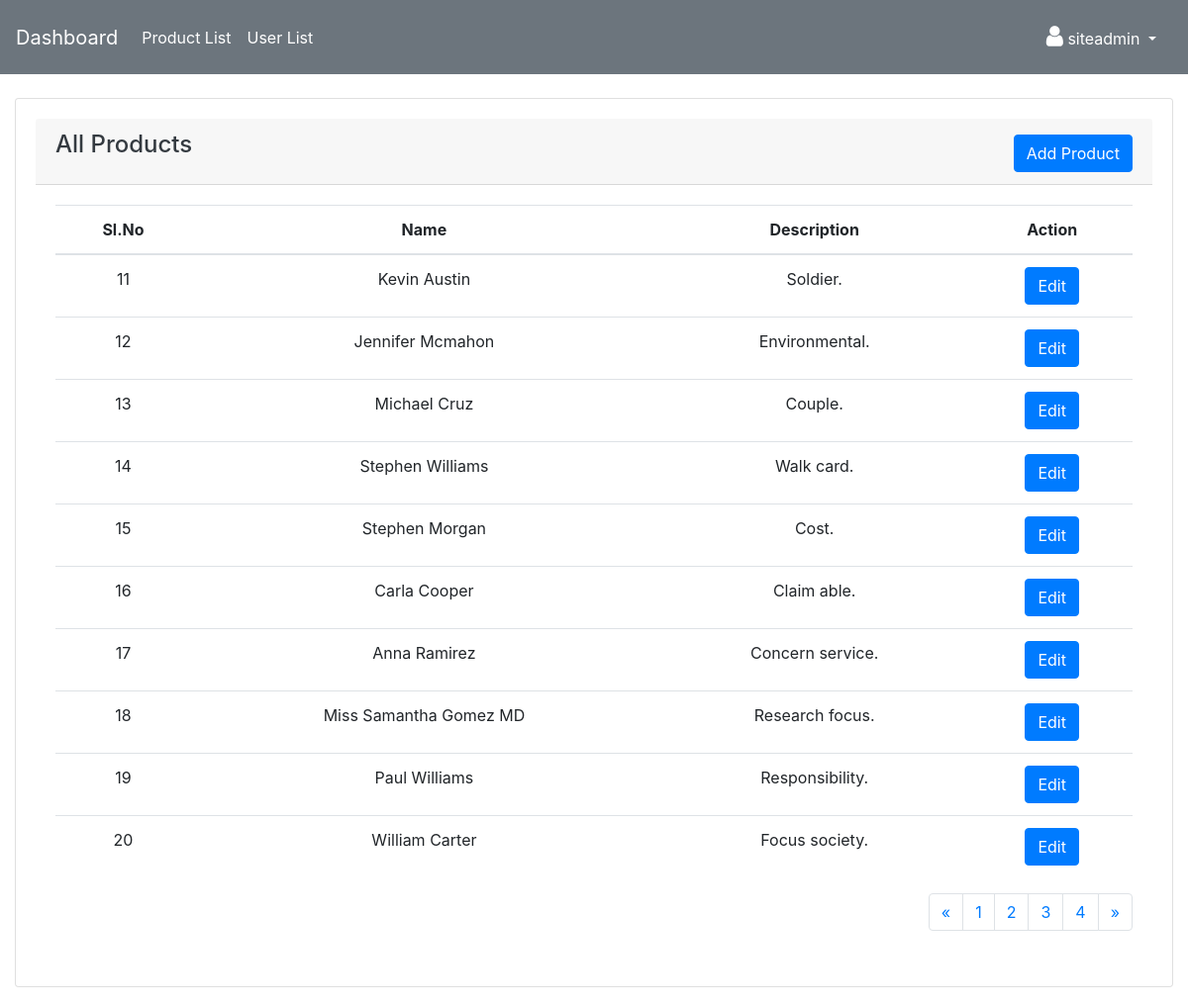
Screenshot of /mngr/products/?page=2 (signed in) with the database file from the repository.
### mngr/models.py (models this page shows, shortened)
class Product(models.Model):
    name = models.CharField(max_length=100)
    description = models.CharField(max_length=255)
    created_by = models.ForeignKey(User,on_delete=models.CASCADE)
    created_at = models.DateTimeField(auto_now=True)

### mngr/views.py (the view)
# urls.py: path('products/',views.productsList,name='product_list'),
@login_required(login_url='/mngr/')
def productsList(request):
    results = Product.objects.order_by('-id').all()
    products = Paginator(results,10)
    page_number = request.GET.get("page")
    page_obj = products.get_page(page_number)
    return render(request,'products/index.html',locals())

### mngr/templates/products/index.html (shortened to what this page needs)
{% extends 'adm_template.html' %}
{% block content %}
<div class="row">
    <div class="col-md-12">
        <div class="card">
            <div class="card-header">
                <h4 class="text-dark">All Products</h4>
                <a href="{% url 'add_product' %}" class="btn btn-primary" style="float:right;margin-top: -33px;">Add Product</a>
              </div>
            <div class="card-body">
                <table class="table">
                    <thead>
                      <tr>
                        <th scope="col">Sl.No</th>
                        <th scope="col">Name</th>
                        <th scope="col">Description</th>
                        <th scope="col">Action</th>
                      </tr>
                    </thead>
                    <tbody>
                        {% if page_obj %}
                        {% for item in page_obj %}
                        <tr>
                            <td>{{page_obj.start_index|add:forloop.counter0}}</td>
                            <td>{{ item.name}}</td>
                            <td>{{ item.description}}</td>
                            <td>
                              <a href="{% url 'edit_product' item.id %}" class="btn btn-primary">Edit</a>
                            </td>
                        </tr>
                        {% endfor %}
                        {% endif %}
                    </tbody>
                  </table>
                  <div class="paginate">
                    {% include 'layout/pagination.html' %}
                  </div>
            </div>
          </div>
    </div>
</div>
{% endblock content %}

### templates/adm_template.html (shortened to what this page needs)
<!DOCTYPE html>
<html>
<head>
  <link rel="stylesheet" href="https://maxcdn.bootstrapcdn.com/bootstrap/4.3.1/css/bootstrap.min.css">
  <link rel="stylesheet" href="https://cdnjs.cloudflare.com/ajax/libs/font-awesome/4.7.0/css/font-awesome.min.css">
</head>
<body>
  <nav class="navbar navbar-expand-lg navbar-light bg-secondary">
    <a class="navbar-brand text-white" href="{% url 'dashboard' %}">Dashboard</a>
    <div class="collapse navbar-collapse" id="navbarNav">
      <ul class="navbar-nav">
        <li class="nav-item">
          <a class="nav-link text-white" href="{% url 'product_list' %}">Product List</a>
        </li>
        <li class="nav-item">
          <a class="nav-link text-white" href="{% url 'user_list' %}">User List</a>
        </li>
      </ul>
    </div>
    <div style="float:right">
      <ul class="navbar-nav mr-auto p-2">
        <li class="nav-item dropdown">
          <a class="nav-link dropdown-toggle text-white" href="#" id="navbarDropdown" role="button" data-toggle="dropdown" aria-haspopup="true" aria-expanded="false">
            <i class="fa fa-user" style="font-size:24px"></i> {{ user.username}}
          </a>
        </li>
      </ul>
    </div>
  </nav>
  <div class="container-fluid"><br>
    {% block content %}{% endblock content %}
</div>
</body>
</html>

### templates/adm_template.html (style rules this page uses)
.card { text-align: center; padding: 20px; margin-bottom: 20px; }

### mngr/templates/products/index.html (style rules this page uses)
.card .card-header { text-align : left }
.paginate { float:right }

### rows the page displays
Product: start_index|add "11", name "Kevin Austin", description "Soldier."
Product: start_index|add "12", name "Jennifer Mcmahon", description "Environmental."
Product: start_index|add "13", name "Michael Cruz", description "Couple."
Product: start_index|add "14", name "Stephen Williams", description "Walk card."
Product: start_index|add "15", name "Stephen Morgan", description "Cost."
Product: start_index|add "16", name "Carla Cooper", description "Claim able."
Product: start_index|add "17", name "Anna Ramirez", description "Concern service."
Product: start_index|add "18", name "Miss Samantha Gomez MD", description "Research focus."
Product: start_index|add "19", name "Paul Williams", description "Responsibility."
Product: start_index|add "20", name "William Carter", description "Focus society."

### other values shown
{{ user.username }} "siteadmin"
{{ i }} "1" "3" "4"
{{ i }} "2"
